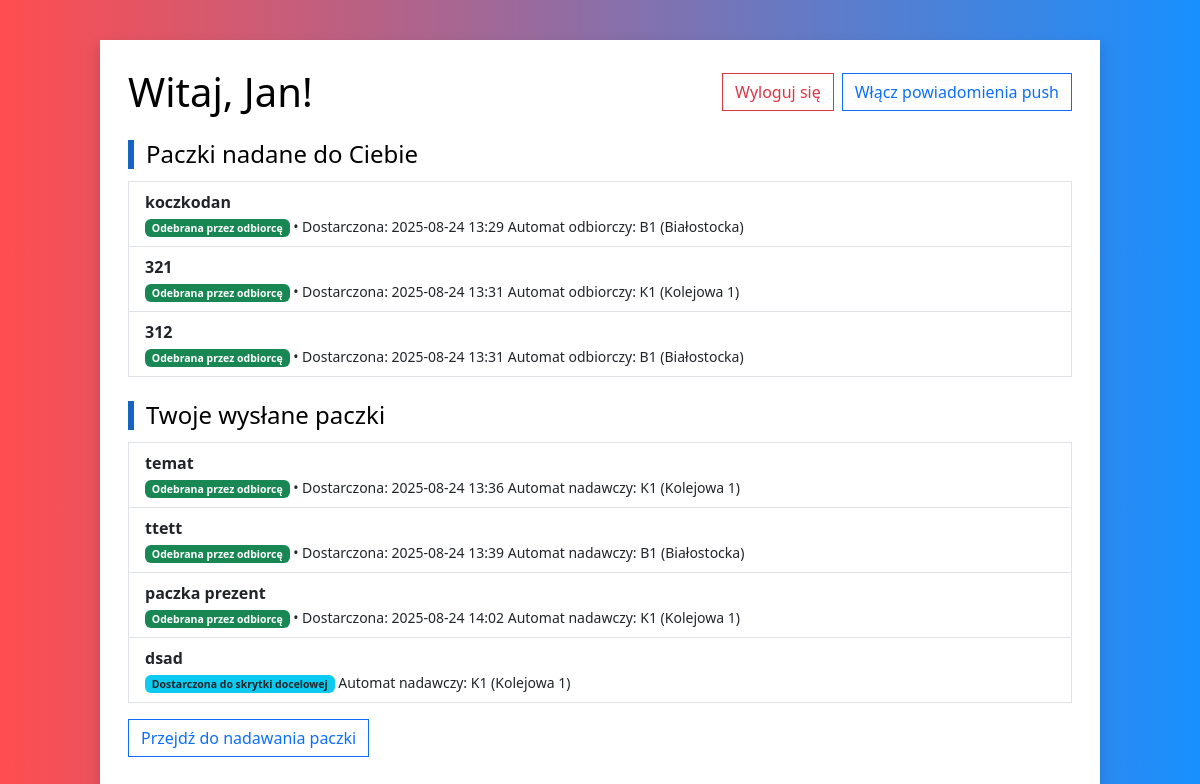
/main_page/ (signed in), run on an earlier commit of the app's database.
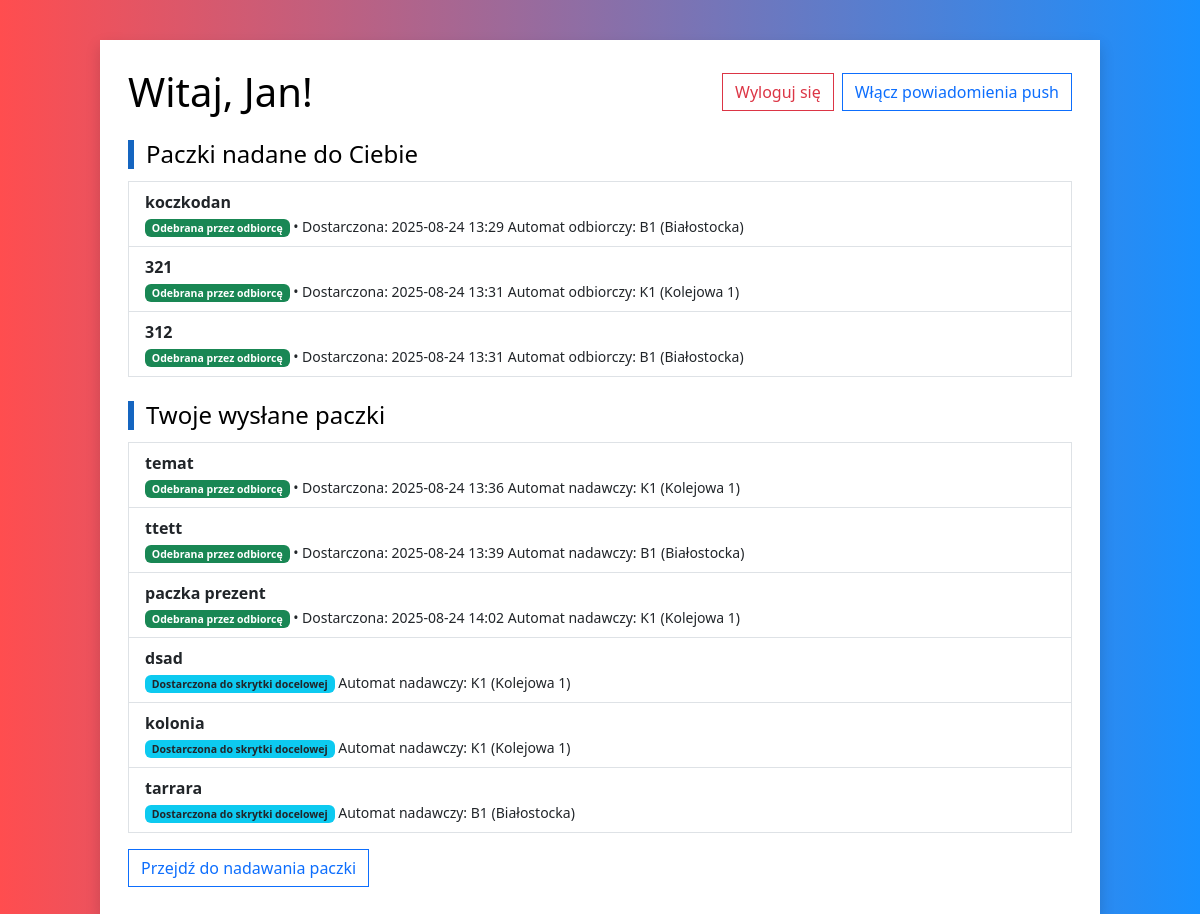
And on a later commit of the database.
### parcels/models.py (models this page shows, shortened)
class Parcel(models.Model):
    sender = models.ForeignKey(settings.AUTH_USER_MODEL, related_name='sent_parcels', on_delete=models.CASCADE)
    receiver = models.ForeignKey(settings.AUTH_USER_MODEL, related_name='received_parcels', on_delete=models.CASCADE)
    name = models.CharField(max_length=255)
    STATUS_CHOICES = [
        ('shipment_ordered', 'Przesyłka zamówiona'),
        ('stored_in_machine', 'Umieszona w skrytce'),
        ('picked_up_by_courier', 'Odebrana przez kuriera'),
        ('delivered_to_machine', 'Dostarczona do skrytki docelowej'),
        ('received_by_recipient', 'Odebrana przez odbiorcę'),
    ]
    size_choices = [
        ('small', 'Mała'),
        ('large', 'Duża'),
    ]
    status = models.CharField(max_length=50, choices=STATUS_CHOICES, default='shipment_ordered')
    package_size = models.CharField(max_length=6, choices=size_choices, default='small')
    delivered_at = models.DateTimeField(null=True, blank=True)
    courier_number = models.ForeignKey(settings.AUTH_USER_MODEL, related_name='courier_parcels', on_delete=models.CASCADE, blank=True, null=True)
    sent_from_machine = models.ForeignKey(Locker, related_name='sent_parcels', on_delete=models.CASCADE, null=True, blank=True)
    sent_to_machine = models.ForeignKey(Locker, related_name='received_parcels', on_delete=models.CASCADE, null=True, blank=True)
    created_at = models.DateTimeField(auto_now_add=True)

### lockers/models.py (models this page shows, shortened)
class Locker(models.Model):
    name = models.CharField(max_length=100)
    location = models.CharField(max_length=255)

### frontend/views.py (the view)
# urls.py: path('main_page/', views.main_page, name='main_page'),
@login_required
def main_page(request):
    received_parcels = Parcel.objects.filter(receiver=request.user)
    sent_parcels = Parcel.objects.filter(sender=request.user)
    context = {
        'received_parcels': received_parcels,
        'sent_parcels': sent_parcels,
        'vapid_key': settings.WEBPUSH_SETTINGS["VAPID_PUBLIC_KEY"]
    }
    return render(request, 'mainPage.html', context)

### templates/mainPage.html (shortened to what the changed rows need)
<!DOCTYPE html>
{% load webpush_notifications %}
<html lang="pl">
<head>
    <link href="https://cdn.jsdelivr.net/npm/bootstrap@5.3.2/dist/css/bootstrap.min.css" rel="stylesheet">
</head>
<body>
<div class="page-card">
    <div class="d-flex flex-wrap justify-content-between align-items-center mb-3">
        <h1 class="m-0">Witaj, {{ user.username }}!</h1>
    </div>
    {% if received_parcels %}
        <ul class="list-group mb-3">
            {% for parcel in received_parcels %}
                <li class="list-group-item d-flex justify-content-between align-items-start">
                    <div class="me-3">
                        <div class="fw-semibold">{{ parcel.name }}</div>
                        <small>
                            {% if parcel.status == 'shipment_ordered' %}
                                <span class="badge bg-secondary badge-status">{{ parcel.get_status_display }}</span>
                            {% elif parcel.status == 'stored_in_machine' %}
                                <span class="badge bg-primary badge-status">{{ parcel.get_status_display }}</span>
                            {% elif parcel.status == 'picked_up_by_courier' %}
                                <span class="badge bg-warning text-dark badge-status">{{ parcel.get_status_display }}</span>
                            {% elif parcel.status == 'delivered_to_machine' %}
                                <span class="badge bg-info text-dark badge-status">{{ parcel.get_status_display }}</span>
                            {% elif parcel.status == 'received_by_recipient' %}
                                <span class="badge bg-success badge-status">{{ parcel.get_status_display }}</span>
                            {% else %}
                                <span class="badge bg-dark">unknown</span>
                            {% endif %}
                            {% if parcel.delivered_at %} • Dostarczona: {{ parcel.delivered_at|date:"Y-m-d H:i"|default:"Brak" }}{% endif %}
                            {% if parcel.sent_to_machine %}
                                Automat odbiorczy: {{ parcel.sent_to_machine.name }} ({{ parcel.sent_to_machine.location }})
                            {% endif %}
                        </small>
                    </div>
                </li>
            {% endfor %}
        </ul>
    {% else %}
        <div class="alert alert-info">Nie masz paczek jadących do Ciebie.</div>
    {% endif %}
    {% if sent_parcels %}
        <ul class="list-group mb-3">
            {% for parcel in sent_parcels %}
                <li class="list-group-item d-flex justify-content-between align-items-start">
                    <div class="me-3">
                        <div class="fw-semibold">{{ parcel.name }}</div>
                        <small>
                            {% if parcel.status == 'shipment_ordered' %}
                                <span class="badge bg-secondary badge-status">{{ parcel.get_status_display }}</span>
                            {% elif parcel.status == 'stored_in_machine' %}
                                <span class="badge bg-primary badge-status">{{ parcel.get_status_display }}</span>
                            {% elif parcel.status == 'picked_up_by_courier' %}
                                <span class="badge bg-warning text-dark badge-status">{{ parcel.get_status_display }}</span>
                            {% elif parcel.status == 'delivered_to_machine' %}
                                <span class="badge bg-info text-dark badge-status">{{ parcel.get_status_display }}</span>
                            {% elif parcel.status == 'received_by_recipient' %}
                                <span class="badge bg-success badge-status">{{ parcel.get_status_display }}</span>
                            {% else %}
                                <span class="badge bg-dark">unknown</span>
                            {% endif %}
                            {% if parcel.delivered_at %} • Dostarczona: {{ parcel.delivered_at|date:"Y-m-d H:i"|default:"Brak" }}{% endif %}
                            {% if parcel.sent_from_machine %}
                                Automat nadawczy: {{ parcel.sent_from_machine.name }} ({{ parcel.sent_from_machine.location }})
                            {% endif %}
                        </small>
                    </div>
                </li>
            {% endfor %}
        </ul>
    {% else %}
        <div class="alert alert-info">Nie masz wysłanych paczek.</div>
    {% endif %}
</div>
</body>
</html>

What changed in the data, as far as the page shows it:
added Parcel: name "kolonia", status "Dostarczona do skrytki docelowej", sent_from_machine.name "K1", sent_from_machine.location "Kolejowa 1", shown under "Twoje wysłane paczki"
added Parcel: name "tarrara", status "Dostarczona do skrytki docelowej", sent_from_machine.name "B1", sent_from_machine.location "Białostocka", shown under "Twoje wysłane paczki"
